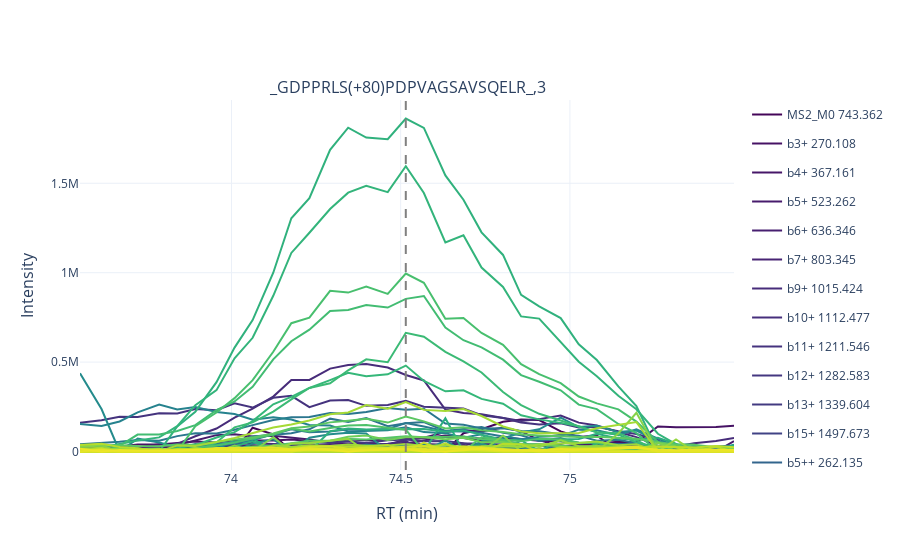

Write notebook code for a chart like this one.
### Code cell
ms_viz.xic_1d_plot.rt_sec_win = 120
ms_viz.plot_elution_profile(
    pep_frag_df,
    include_ms1=False
)
